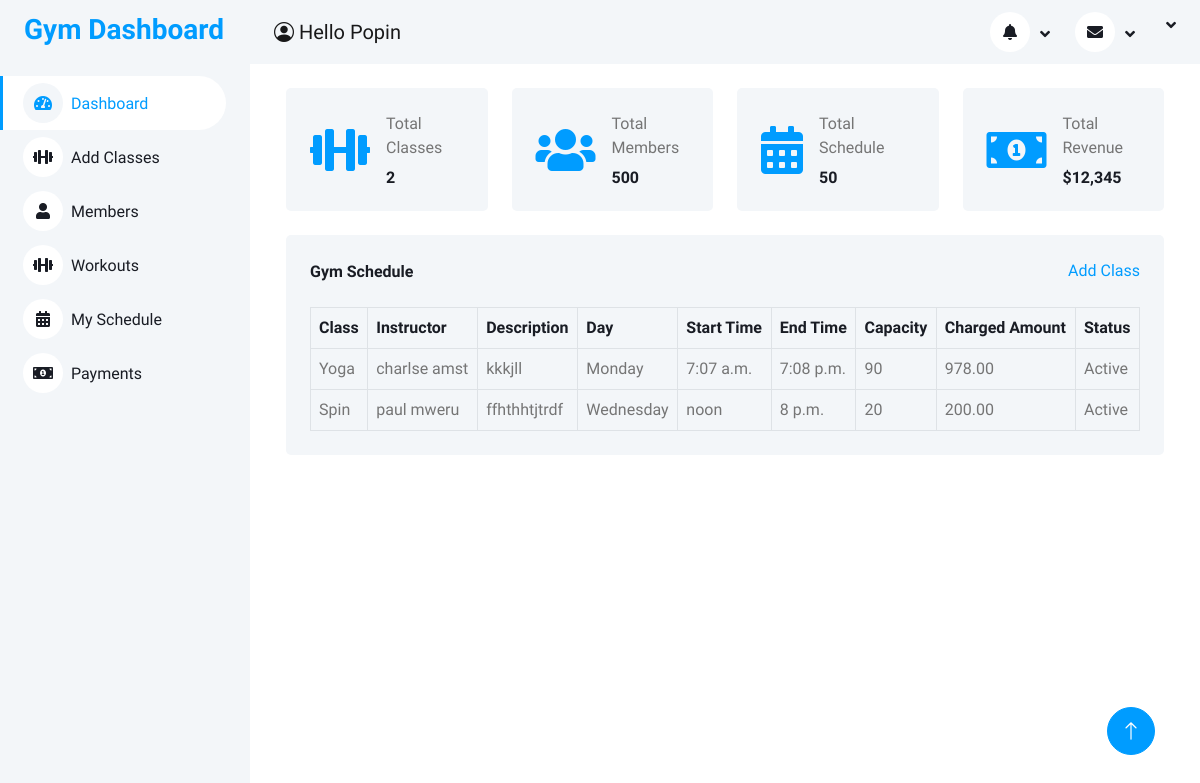
Page /management/dashboard/ (signed in) on the committed database.
### accounts/models.py (models this page shows, shortened)
class User(AbstractUser):
    email = models.EmailField(unique=True)
    is_member = models.BooleanField(default=False)
    is_management = models.BooleanField(default=False)

class GymClass(models.Model):
    CLASS_CHOICES = [
        ('Yoga', 'Yoga'),
        ('Zumba', 'Zumba'),
        ('Pilates', 'Pilates'),
        ('Spin', 'Spin'),
    ]
    DAY_CHOICES = [
        ('Monday', 'Monday'),
        ('Tuesday', 'Tuesday'),
        ('Wednesday', 'Wednesday'),
        ('Thursday', 'Thursday'),
        ('Friday', 'Friday'),
        ('Saturday', 'Saturday'),
        ('Sunday', 'Sunday'),
    ]
    STATUS_CHOICES = [
        ('Active', 'Active'),
        ('Inactive', 'Inactive'),
    ]
    class_name = models.CharField(max_length=50, choices=CLASS_CHOICES)
    instructor = models.CharField(max_length=100)
    description = models.TextField()
    day = models.CharField(max_length=20, choices=DAY_CHOICES)
    start_time = models.TimeField()
    end_time = models.TimeField()
    capacity = models.PositiveIntegerField()
    status = models.CharField(max_length=20, choices=STATUS_CHOICES)
    charged_amount = models.DecimalField(max_digits=10, decimal_places=2)

### accounts/views.py (the view)
# urls.py: path('management/dashboard/',views.ManagementDashboard, name="management_dashboard"),
@login_required
@management_required
def ManagementDashboard(request):
    gym_classes = GymClass.objects.all()
    total_classes = gym_classes.count()
    context = {
        'gym_classes': gym_classes,
        'total_classes': total_classes
    }
    return render(request, 'trainers/dashboard.html', context)

### accounts/templates/trainers/dashboard.html
{% extends 'trainers/base.html' %}
{% load static %}
{% block content %}
    <div class="container-fluid pt-4 px-4">
        <div class="row g-4">
            <div class="col-sm-6 col-xl-3">
                <div class="bg-light rounded d-flex align-items-center justify-content-between p-4">
                    <i class="fa fa-dumbbell fa-3x text-primary"></i>
                    <div class="ms-3">
                        <p class="mb-2">Total Classes</p>
                        <h6 class="mb-0"> {{ total_classes|default:"0" }}</h6>
                    </div>
                </div>
            </div>
            <div class="col-sm-6 col-xl-3">
                <div class="bg-light rounded d-flex align-items-center justify-content-between p-4">
                    <i class="fa fa-users fa-3x text-primary"></i>
                    <div class="ms-3">
                        <p class="mb-2">Total Members</p>
                        <h6 class="mb-0">500</h6>
                    </div>
                </div>
            </div>
            <div class="col-sm-6 col-xl-3">
                <div class="bg-light rounded d-flex align-items-center justify-content-between p-4">
                    <i class="fa fa-calendar-alt fa-3x text-primary"></i>
                    <div class="ms-3">
                        <p class="mb-2">Total Schedule</p>
                        <h6 class="mb-0">50</h6>
                    </div>
                </div>
            </div>
            <div class="col-sm-6 col-xl-3">
                <div class="bg-light rounded d-flex align-items-center justify-content-between p-4">
                    <i class="fa fa-money-bill-alt fa-3x text-primary"></i>
                    <div class="ms-3">
                        <p class="mb-2">Total Revenue</p>
                        <h6 class="mb-0">$12,345</h6>
                    </div>
                </div>
            </div>
        </div>
    </div>
<div class="container-fluid pt-4 px-4">
    <div class="bg-light text-center rounded p-4">
        <div class="d-flex align-items-center justify-content-between mb-4">
            <h6 class="mb-0">Gym Schedule</h6>
            <a href="{% url 'add_class' %}">Add Class</a>
        </div>
        <div class="table-responsive">
            <table class="table text-start align-middle table-bordered table-hover mb-0">
                <thead>
                    <tr class="text-dark">
                        <th scope="col">Class</th>
                        <th scope="col">Instructor</th>
                        <th scope="col">Description</th>
                        <th scope="col">Day</th>
                        <th scope="col">Start Time</th>
                        <th scope="col">End Time</th>
                        <th scope="col">Capacity</th>
                        <th scope="col">Charged Amount</th>
                        <th scope="col">Status</th>
                    </tr>
                </thead>
                <tbody>
                    {% for gym_class in gym_classes %}
                    <tr>
                        <td>{{ gym_class.class_name }}</td>
                        <td>{{ gym_class.instructor }}</td>
                        <td>{{ gym_class.description }}</td>
                        <td>{{ gym_class.day }}</td>
                        <td>{{ gym_class.start_time }}</td>
                        <td>{{ gym_class.end_time }}</td>
                        <td>{{ gym_class.capacity }}</td>
                        <td>{{ gym_class.charged_amount }}</td>
                        <td>{{ gym_class.status }}</td>
                    </tr>
                    {% endfor %}
                </tbody>
            </table>
        </div>
    </div>
</div>
{% endblock %}

### accounts/templates/trainers/base.html (shortened to what this page needs)
{% load static %}
<!DOCTYPE html>
<html lang="en">
<head>
    <link rel="stylesheet" href="https://cdnjs.cloudflare.com/ajax/libs/font-awesome/5.10.0/css/all.min.css">
    <link rel="stylesheet" href="https://cdn.jsdelivr.net/npm/bootstrap-icons@1.4.1/font/bootstrap-icons.css">
    <link rel="stylesheet" href="{% static 'lib/owlcarousel/assets/owl.carousel.min.css' %}">
    <link rel="stylesheet" href="{% static 'lib/tempusdominus/css/tempusdominus-bootstrap-4.min.css' %}">
    <link rel="stylesheet" href="{% static 'css/bootstrap.min.css' %}">
    <link rel="stylesheet" href="{% static 'css/style.css' %}">
</head>
<body>
    <div class="container-xxl position-relative bg-white d-flex p-0">
        <div class="sidebar pe-4 pb-3">
            <nav class="navbar bg-light navbar-light">
                <a href="{% url 'management_dashboard' %}" class="navbar-brand mx-4 mb-3">
                    <h3 class="text-primary"></i>Gym Dashboard</h3>
                </a>
                <div class="navbar-nav w-100">
                    <a href="{% url 'management_dashboard' %}" class="nav-item nav-link active"><i class="fa fa-tachometer-alt me-2"></i>Dashboard</a>
                    <a href="{% url 'add_class' %}" class="nav-item nav-link"><i class="fa fa-dumbbell me-2"></i>Add Classes</a>
                    <a href="{% url 'member_list' %}" class="nav-item nav-link"><i class="fa fa-user me-2"></i>Members</a>
                    <a href="{% url 'upload_video' %}" class="nav-item nav-link"><i class="fa fa-dumbbell me-2"></i>Workouts</a>
                    <a href="" class="nav-item nav-link"><i class="fa fa-calendar-alt me-2"></i>My Schedule</a>
                    <a href="" class="nav-item nav-link"><i class="fa fa-money-bill-alt me-2"></i>Payments</a>
                </div>
            </nav>
        </div>
        <div class="content">
<nav class="navbar navbar-expand bg-light navbar-light sticky-top px-4 py-0">
    <a class="navbar-brand" href="#"><i class="bi bi-person-circle"></i> Hello {{user.username.title|default:'Guest'}}</a>
    <div class="collapse navbar-collapse">
        <ul class="navbar-nav ms-auto">
            <li class="nav-item dropdown">
                <a class="nav-link dropdown-toggle" href="#" id="notificationDropdown" role="button" data-bs-toggle="dropdown" aria-expanded="false">
                    <i class="fa fa-bell"></i>
                </a>
            </li>
            <li class="nav-item dropdown">
                <a class="nav-link dropdown-toggle" href="#" id="messageDropdown" role="button" data-bs-toggle="dropdown" aria-expanded="false">
                    <i class="fa fa-envelope"></i>
                </a>
            </li>
            <li class="nav-item dropdown">
                <a class="nav-link dropdown-toggle" href="#" id="userDropdown" role="button" data-bs-toggle="dropdown" aria-expanded="false">
                </a>
            </li>
        </ul>
    </div>
</nav>
            <div class="container-fluid">
                {% block content %}{% endblock %}
            </div>
        </div>
        <a href="#" class="btn btn-lg btn-primary btn-lg-square back-to-top"><i class="bi bi-arrow-up"></i></a>
    </div>
</body>
</html>

### static/css/style.css (style rules this page uses)
:root { --primary: #009CFF; --light: #F3F6F9; --dark: #191C24; }
.back-to-top { position: fixed; display: none; right: 45px; bottom: 45px; z-index: 99; }
.btn { transition: .5s; }
.btn.btn-primary { color: #FFFFFF; }
.btn-lg-square { width: 48px; height: 48px; }
.btn-square, .btn-sm-square, .btn-lg-square { padding: 0; display: inline-flex; align-items: center; justify-content: center; font-weight: normal; border-radius: 50px; }
.sidebar { position: fixed; top: 0; left: 0; bottom: 0; width: 250px; height: 100vh; overflow-y: auto; background: var(--light); transition: 0.5s; z-index: 999; }
.content { margin-left: 250px; min-height: 100vh; background: #FFFFFF; transition: 0.5s; }
@media (min-width: 992px) { .sidebar { margin-left: 0; } }
@media (min-width: 992px) { .content { width: calc(100% - 250px); } }
.sidebar .navbar .navbar-nav .nav-link { padding: 7px 20px; color: var(--dark); font-weight: 500; border-left: 3px solid var(--light); border-radius: 0 30px 30px 0; outline: none; }
.sidebar .navbar .navbar-nav .nav-link:hover, .sidebar .navbar .navbar-nav .nav-link.active { color: var(--primary); background: #FFFFFF; border-color: var(--primary); }
.sidebar .navbar .navbar-nav .nav-link i { width: 40px; height: 40px; display: inline-flex; align-items: center; justify-content: center; background: #FFFFFF; border-radius: 40px; }
.sidebar .navbar .navbar-nav .nav-link:hover i, .sidebar .navbar .navbar-nav .nav-link.active i { background: var(--light); }
.content .navbar .navbar-nav .nav-link { margin-left: 25px; padding: 12px 0; color: var(--dark); outline: none; }
.content .navbar .sidebar-toggler, .content .navbar .navbar-nav .nav-link i { width: 40px; height: 40px; display: inline-flex; align-items: center; justify-content: center; background: #FFFFFF; border-radius: 40px; }
.content .navbar .dropdown-toggle::after { margin-left: 6px; vertical-align: middle; border: none; content: "\f107"; font-family: "Font Awesome 5 Free"; font-weight: 900; transition: .5s; }

### rows in the picture
User: username "Popin"
GymClass: class_name "Yoga", instructor "charlse amst", description "kkkjll", day "Monday", start_time "7:07 a.m.", end_time "7:08 p.m.", capacity "90", charged_amount "978.00", status "Active"
GymClass: class_name "Spin", instructor "paul mweru", description "ffhthhtjtrdf", day "Wednesday", start_time "noon", end_time "8 p.m.", capacity "20", charged_amount "200.00", status "Active"

### other values in the picture
{{ total_classes|default:"0" }} "2"
